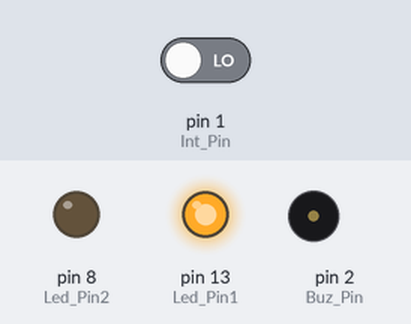
Recording of a sketch running on a simulated Arduino Uno, built with avr-gcc and run on an emulated ATmega328P. Parts: output pins drawn as LEDs (lit = HIGH), buzzer (waves = sounding). Dashed ring = blinking. The inputs (shaded band) are chosen by the test bench; at power-on: pin 1 (Int_Pin) LOW.

Above: at 5.0 s.
5.1 s: pin 1 (Int_Pin) driven HIGH
At 6.5 s:
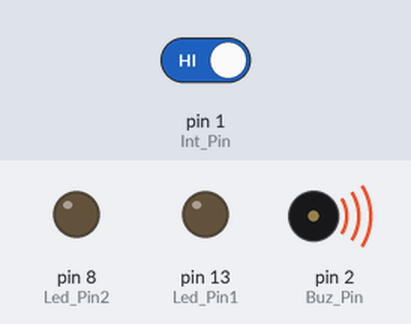
At 8.2 s:
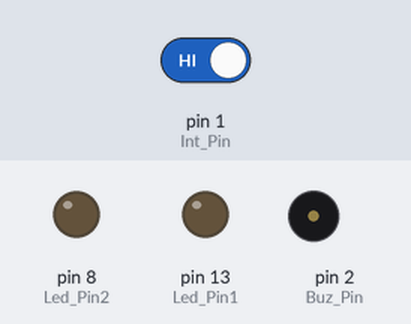
10.1 s: pin 1 (Int_Pin) driven LOW
At 12.22 s:
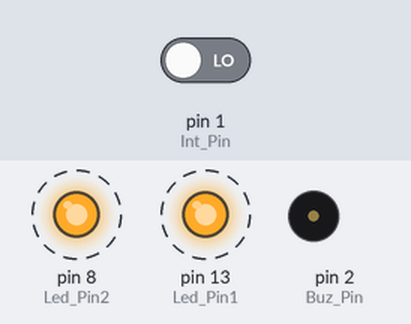
Timing chart, 0 to 19.6 s (numbered marks = the images above; inputs shaded):
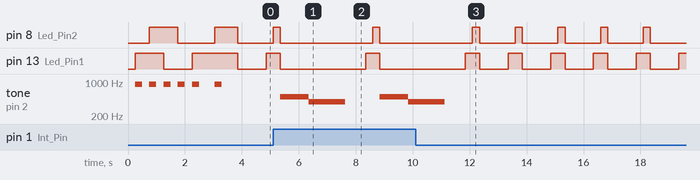

The sketch:

Ejercicio2.ino
```cpp
int Led_Pin1 = 13;
int Led_Pin2 = 8;
int Buz_Pin = 2;
int Int_Pin = 1;
int inputValue = 0;

void setup()
{
  pinMode(Led_Pin1, OUTPUT);
  pinMode(Led_Pin2, OUTPUT);
  pinMode(Buz_Pin, OUTPUT);
  pinMode(Int_Pin, INPUT);
  delay(250);
  digitalWrite(Led_Pin1, 1);
  tone(Buz_Pin, 900, 250);
  delay(500);
  digitalWrite(Led_Pin2, 1);
  tone(Buz_Pin, 900, 250);
  delay(500);
  digitalWrite(Led_Pin1, 0);
  tone(Buz_Pin, 900, 250);
  delay(500);
  digitalWrite(Led_Pin2, 0);
  tone(Buz_Pin, 900, 250);
  delay(500);
  digitalWrite(Led_Pin1, 1);
  tone(Buz_Pin, 900, 250);
  delay(800);
  digitalWrite(Led_Pin2, 1);
  tone(Buz_Pin, 900, 250);
  delay(800);
  digitalWrite(Led_Pin1, 0);
  digitalWrite(Led_Pin2, 0);
}

void loop()
{
  inputValue = digitalRead(Int_Pin);
  if (inputValue == HIGH)
    {
      tone(Buz_Pin, 493, 1014);
      delay(1000);
      tone(Buz_Pin, 392, 1275);
      delay(1000);
    }
    else
    {
    	noTone(Buz_Pin);
    }

  delay(1000);
  digitalWrite(Led_Pin1, 1);
  delay(250);
  digitalWrite(Led_Pin2, 1);
  delay(250);
  digitalWrite(Led_Pin1, 0);
  digitalWrite(Led_Pin2, 0);
}
```

Measured:
- after the input at 5.1 s, pin 8 (Led_Pin2): LOW → HIGH after 3.5 s, → LOW 0.25 s later; tone on pin 2 (Buz_Pin): plays 493 Hz for 1.0 s, 392 Hz for 1.3 s, 493 Hz for 1.0 s, 392 Hz for 0.25 s, starting after 0.25 s
- after the input at 10.1 s, pin 8 (Led_Pin2): alternates HIGH for 0.25 s and LOW for 1.3 s, starting after 3.5 s; pin 13 (Led_Pin1): alternates HIGH for 0.50 s and LOW for 1.0 s, starting after 3.3 s; tone on pin 2 (Buz_Pin): goes on until 11.1 s, then stays silent
